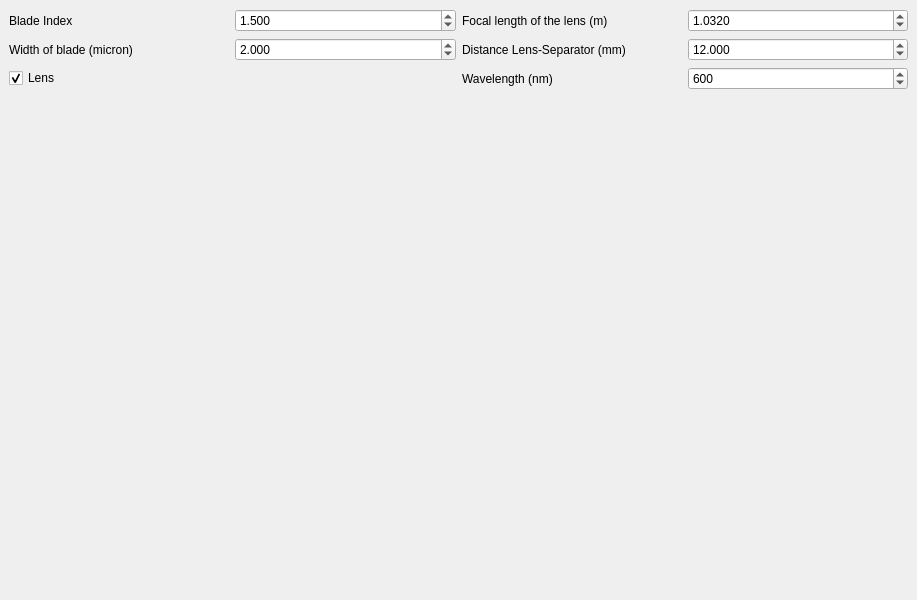
<?xml version="1.0" encoding="UTF-8"?>
<ui version="4.0">
 <class>MainWindow</class>
 <widget class="QMainWindow" name="MainWindow">
  <property name="geometry">
   <rect>
    <x>0</x>
    <y>0</y>
    <width>917</width>
    <height>600</height>
   </rect>
  </property>
  <property name="windowTitle">
   <string>Mach Zehnder</string>
  </property>
  <widget class="QWidget" name="centralWidget">
   <layout class="QVBoxLayout" name="verticalLayout_2">
    <item>
     <layout class="QGridLayout" name="gridLayout_2">
      <item row="0" column="5">
       <widget class="QLabel" name="label_4">
        <property name="text">
         <string>Focal length of the lens (m)</string>
        </property>
       </widget>
      </item>
      <item row="2" column="6">
       <widget class="QDoubleSpinBox" name="SpinBox_Lambda">
        <property name="locale">
         <locale language="English" country="UnitedStates"/>
        </property>
        <property name="suffix">
         <string/>
        </property>
        <property name="decimals">
         <number>0</number>
        </property>
        <property name="minimum">
         <double>100.000000000000000</double>
        </property>
        <property name="maximum">
         <double>2000.000000000000000</double>
        </property>
        <property name="singleStep">
         <double>1.000000000000000</double>
        </property>
        <property name="value">
         <double>600.000000000000000</double>
        </property>
       </widget>
      </item>
      <item row="2" column="5">
       <widget class="QLabel" name="label_2">
        <property name="text">
         <string>Wavelength (nm)</string>
        </property>
       </widget>
      </item>
      <item row="0" column="6">
       <widget class="QDoubleSpinBox" name="SpinBox_F">
        <property name="locale">
         <locale language="English" country="UnitedStates"/>
        </property>
        <property name="suffix">
         <string notr="true"/>
        </property>
        <property name="decimals">
         <number>4</number>
        </property>
        <property name="maximum">
         <double>2.000000000000000</double>
        </property>
        <property name="singleStep">
         <double>0.000100000000000</double>
        </property>
        <property name="value">
         <double>1.032000000000000</double>
        </property>
       </widget>
      </item>
      <item row="1" column="2">
       <widget class="QDoubleSpinBox" name="SpinBox_WB">
        <property name="locale">
         <locale language="English" country="UnitedStates"/>
        </property>
        <property name="decimals">
         <number>3</number>
        </property>
        <property name="minimum">
         <double>0.000000000000000</double>
        </property>
        <property name="maximum">
         <double>20000.000000000000000</double>
        </property>
        <property name="singleStep">
         <double>0.010000000000000</double>
        </property>
        <property name="value">
         <double>2.000000000000000</double>
        </property>
       </widget>
      </item>
      <item row="0" column="2">
       <widget class="QDoubleSpinBox" name="SpinBox_ndx">
        <property name="locale">
         <locale language="English" country="UnitedStates"/>
        </property>
        <property name="decimals">
         <number>3</number>
        </property>
        <property name="minimum">
         <double>0.000000000000000</double>
        </property>
        <property name="maximum">
         <double>20.000000000000000</double>
        </property>
        <property name="singleStep">
         <double>0.010000000000000</double>
        </property>
        <property name="value">
         <double>1.500000000000000</double>
        </property>
       </widget>
      </item>
      <item row="0" column="1">
       <widget class="QLabel" name="label_7">
        <property name="text">
         <string>Blade Index</string>
        </property>
       </widget>
      </item>
      <item row="1" column="6">
       <widget class="QDoubleSpinBox" name="SpinBox_DLS">
        <property name="locale">
         <locale language="English" country="UnitedStates"/>
        </property>
        <property name="suffix">
         <string notr="true"/>
        </property>
        <property name="decimals">
         <number>3</number>
        </property>
        <property name="minimum">
         <double>0.010000000000000</double>
        </property>
        <property name="maximum">
         <double>20.000000000000000</double>
        </property>
        <property name="singleStep">
         <double>0.010000000000000</double>
        </property>
        <property name="value">
         <double>12.000000000000000</double>
        </property>
       </widget>
      </item>
      <item row="1" column="5">
       <widget class="QLabel" name="label_3">
        <property name="text">
         <string>Distance Lens-Separator (mm)</string>
        </property>
       </widget>
      </item>
      <item row="1" column="1">
       <widget class="QLabel" name="label_8">
        <property name="text">
         <string>Width of blade (micron)</string>
        </property>
       </widget>
      </item>
      <item row="2" column="1">
       <widget class="QCheckBox" name="cbLens">
        <property name="text">
         <string>Lens</string>
        </property>
        <property name="checked">
         <bool>true</bool>
        </property>
       </widget>
      </item>
     </layout>
    </item>
    <item>
     <layout class="QVBoxLayout" name="verticalLayout">
      <item>
       <widget class="MPL_WIDGET_2D" name="mplwidget" native="true"/>
      </item>
     </layout>
    </item>
   </layout>
  </widget>
 </widget>
 <customwidgets>
  <customwidget>
   <class>MPL_WIDGET_2D</class>
   <extends>QWidget</extends>
   <header>mplwidget</header>
   <container>1</container>
  </customwidget>
 </customwidgets>
 <resources/>
 <connections/>
</ui>
